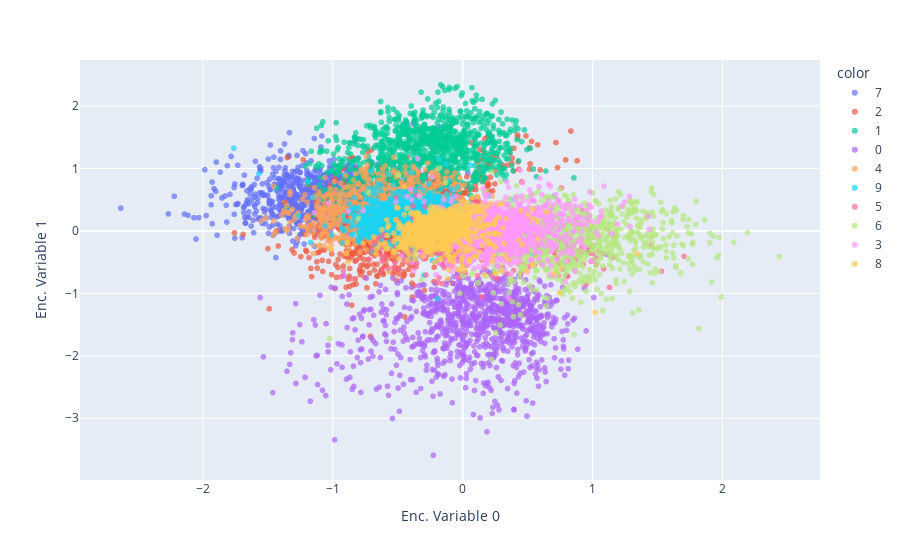

The notebook cell saved with this chart:
### Code cell
encoded_samples = []
for sample in tqdm(test_dataset):
    img = sample[0].unsqueeze(0).to(device)
    label = sample[1]
    encoder.eval()
    with torch.no_grad():
        encoded_img = encoder(img)
    encoded_img = encoded_img.flatten().cpu().numpy()
    encoded_sample = {f"Enc. Variable {i}": enc for i, enc in enumerate(encoded_img)}
    encoded_sample['label'] = label
    encoded_samples.append(encoded_sample)
encoded_samples = pd.DataFrame(encoded_samples)

px.scatter(encoded_samples, x='Enc. Variable 0', y='Enc. Variable 1',
           color=encoded_samples.label.astype(str), opacity=0.7)

### Figure 1 — Plotly figure (JSON) as saved in the notebook; plotly's stock layout.template omitted (floating-point values rounded to 4 significant figures; data arrays with more than 128 entries replaced by an {"elided": "..."} marker saying what was removed)
{"data": [{"hovertemplate": "color=7<br>Enc. Variable 0=%{x}<br>Enc. Variable 1=%{y}<extra></extra>", "legendgroup": "7", "marker": {"color": "#636efa", "opacity": 0.7, "symbol": "circle"}, "mode": "markers", "name": "7", "showlegend": true, "type": "scattergl", "x": {"elided": "1028 float values"}, "xaxis": "x", "y": {"elided": "1028 float values"}, "yaxis": "y"}, {"hovertemplate": "color=2<br>Enc. Variable 0=%{x}<br>Enc. Variable 1=%{y}<extra></extra>", "legendgroup": "2", "marker": {"color": "#EF553B", "opacity": 0.7, "symbol": "circle"}, "mode": "markers", "name": "2", "showlegend": true, "type": "scattergl", "x": {"elided": "1032 float values"}, "xaxis": "x", "y": {"elided": "1032 float values"}, "yaxis": "y"}, {"hovertemplate": "color=1<br>Enc. Variable 0=%{x}<br>Enc. Variable 1=%{y}<extra></extra>", "legendgroup": "1", "marker": {"color": "#00cc96", "opacity": 0.7, "symbol": "circle"}, "mode": "markers", "name": "1", "showlegend": true, "type": "scattergl", "x": {"elided": "1135 float values"}, "xaxis": "x", "y": {"elided": "1135 float values"}, "yaxis": "y"}, {"hovertemplate": "color=0<br>Enc. Variable 0=%{x}<br>Enc. Variable 1=%{y}<extra></extra>", "legendgroup": "0", "marker": {"color": "#ab63fa", "opacity": 0.7, "symbol": "circle"}, "mode": "markers", "name": "0", "showlegend": true, "type": "scattergl", "x": {"elided": "980 float values"}, "xaxis": "x", "y": {"elided": "980 float values"}, "yaxis": "y"}, {"hovertemplate": "color=4<br>Enc. Variable 0=%{x}<br>Enc. Variable 1=%{y}<extra></extra>", "legendgroup": "4", "marker": {"color": "#FFA15A", "opacity": 0.7, "symbol": "circle"}, "mode": "markers", "name": "4", "showlegend": true, "type": "scattergl", "x": {"elided": "982 float values"}, "xaxis": "x", "y": {"elided": "982 float values"}, "yaxis": "y"}, {"hovertemplate": "color=9<br>Enc. Variable 0=%{x}<br>Enc. Variable 1=%{y}<extra></extra>", "legendgroup": "9", "marker": {"color": "#19d3f3", "opacity": 0.7, "symbol": "circle"}, "mode": "markers", "name": "9", "showlegend": true, "type": "scattergl", "x": {"elided": "1009 float values"}, "xaxis": "x", "y": {"elided": "1009 float values"}, "yaxis": "y"}, {"hovertemplate": "color=5<br>Enc. Variable 0=%{x}<br>Enc. Variable 1=%{y}<extra></extra>", "legendgroup": "5", "marker": {"color": "#FF6692", "opacity": 0.7, "symbol": "circle"}, "mode": "markers", "name": "5", "showlegend": true, "type": "scattergl", "x": {"elided": "892 float values"}, "xaxis": "x", "y": {"elided": "892 float values"}, "yaxis": "y"}, {"hovertemplate": "color=6<br>Enc. Variable 0=%{x}<br>Enc. Variable 1=%{y}<extra></extra>", "legendgroup": "6", "marker": {"color": "#B6E880", "opacity": 0.7, "symbol": "circle"}, "mode": "markers", "name": "6", "showlegend": true, "type": "scattergl", "x": {"elided": "958 float values"}, "xaxis": "x", "y": {"elided": "958 float values"}, "yaxis": "y"}, {"hovertemplate": "color=3<br>Enc. Variable 0=%{x}<br>Enc. Variable 1=%{y}<extra></extra>", "legendgroup": "3", "marker": {"color": "#FF97FF", "opacity": 0.7, "symbol": "circle"}, "mode": "markers", "name": "3", "showlegend": true, "type": "scattergl", "x": {"elided": "1010 float values"}, "xaxis": "x", "y": {"elided": "1010 float values"}, "yaxis": "y"}, {"hovertemplate": "color=8<br>Enc. Variable 0=%{x}<br>Enc. Variable 1=%{y}<extra></extra>", "legendgroup": "8", "marker": {"color": "#FECB52", "opacity": 0.7, "symbol": "circle"}, "mode": "markers", "name": "8", "showlegend": true, "type": "scattergl", "x": {"elided": "974 float values"}, "xaxis": "x", "y": {"elided": "974 float values"}, "yaxis": "y"}], "layout": {"legend": {"title": {"text": "color"}, "tracegroupgap": 0}, "margin": {"t": 60}, "xaxis": {"anchor": "y", "domain": [0, 1], "title": {"text": "Enc. Variable 0"}}, "yaxis": {"anchor": "x", "domain": [0, 1], "title": {"text": "Enc. Variable 1"}}}}
